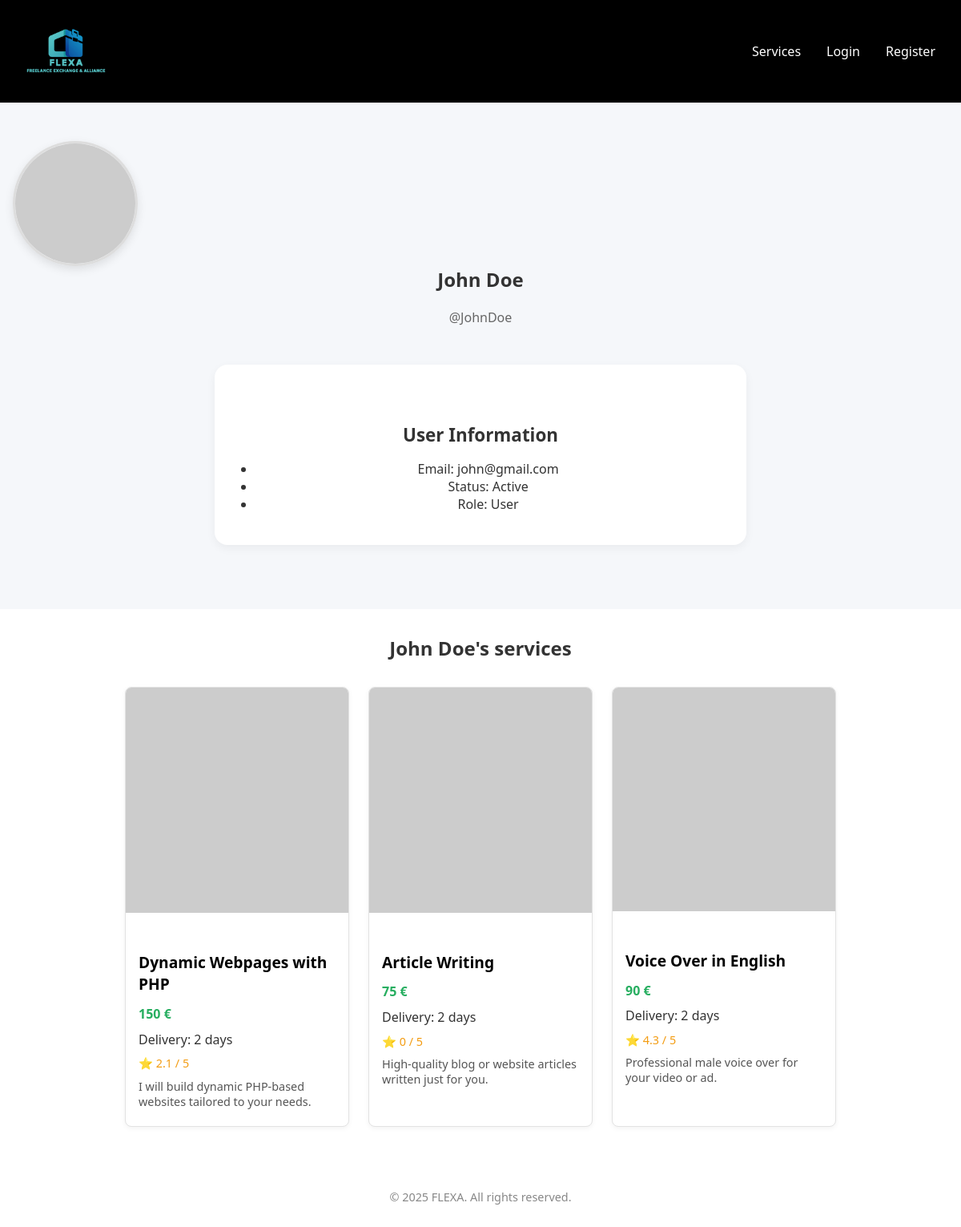
Page /pages/user.php?id=2 on the committed database.
### tables this page shows
CREATE TABLE User
(
    userId            INTEGER,
    name              NVARCHAR(255),
    username          VARCHAR(255),
    email             VARCHAR(255),
    password          VARCHAR(255),
    isAdmin           BOOLEAN     DEFAULT 0,
    profilePictureURL VARCHAR(1023),
    status            VARCHAR(15) DEFAULT 'inactive',

    CONSTRAINT User_PK PRIMARY KEY (userId),
    CONSTRAINT User_email_unique UNIQUE (email),
    CONSTRAINT User_username_unique UNIQUE (username),
    CONSTRAINT User_name_NN CHECK (name IS NOT NULL),
    CONSTRAINT User_username_NN CHECK (username IS NOT NULL),
    CONSTRAINT User_email_NN CHECK (email IS NOT NULL),
    CONSTRAINT User_password_NN CHECK (password IS NOT NULL),
    CONSTRAINT User_isAdmin_NN CHECK (isAdmin IS NOT NULL),
    CONSTRAINT User_status_NN CHECK (status IS NOT NULL),
    CONSTRAINT User_isAdmin_CK CHECK (isAdmin IN (0, 1)),
    CONSTRAINT User_status_CK CHECK (status IN ('active', 'inactive'))
);

CREATE TABLE Service
(
    serviceId    INTEGER,
    freelancerId INTEGER,
    categoryId   INTEGER,
    title        VARCHAR(255),
    price        DECIMAL(10, 2),
    deliveryTime INTEGER,
    description  TEXT,
    about        TEXT,
    status       VARCHAR(15),
    rating       DECIMAL(2, 1) DEFAULT 0,

    CONSTRAINT Service_PK PRIMARY KEY (serviceId),
    CONSTRAINT Service_freelancerId_NN CHECK (freelancerId IS NOT NULL),
    CONSTRAINT Service_title_NN CHECK (title IS NOT NULL),
    CONSTRAINT Service_price_NN CHECK (price IS NOT NULL),
    CONSTRAINT Service_deliveryTime_NN CHECK (deliveryTime IS NOT NULL),
    CONSTRAINT Service_description_NN CHECK (description IS NOT NULL),
    CONSTRAINT Service_status_NN CHECK (status IS NOT NULL),
    CONSTRAINT Service_rating_NN CHECK (rating IS NOT NULL),
    CONSTRAINT Service_freelancer_FK FOREIGN KEY (freelancerId) REFERENCES User (userId) ON UPDATE CASCADE,
    CONSTRAINT Service_category_FK FOREIGN KEY (categoryId) REFERENCES ServiceCategory (serviceCategoryId) ON DELETE SET NULL ON UPDATE CASCADE,
    CONSTRAINT Service_deliveryTime_check CHECK (deliveryTime > 0),
    CONSTRAINT Service_status_CK CHECK (status IN ('active', 'inactive', 'deleted')),
    CONSTRAINT Service_rating_CK CHECK (rating BETWEEN 0 AND 5)
);

### model/user.class.php (called while the page is built, shortened)
<?php
class User
{
    private string $name;
    private string $username;
    private string $email;
    private bool $isAdmin;
    private string $profilePicture;
    private string $status;
    public function __construct(
        int    $id,
        string $name,
        string $username,
        string $email,
        string $password,
        bool   $isAdmin,
        string $profilePicture,
        string $status
    )
    {
        $this->name = $name;
        $this->username = $username;
        $this->email = $email;
        $this->isAdmin = $isAdmin;
        $this->profilePicture = $profilePicture;
        $this->status = $status;
    }
    public function getName(): string
    {
        return $this->name;
    }
    public function getUsername(): string
    {
        return $this->username;
    }
    public function getEmail(): string
    {
        return $this->email;
    }
    public function isAdmin(): bool
    {
        return $this->isAdmin;
    }
    public function getProfilePicture(): string
    {
        return $this->profilePicture;
    }
    public function getStatus(): string
    {
        return $this->status;
    }
    public static function getUserById(PDO $db, int $id): ?User
    {
        $stmt = $db->prepare("SELECT * FROM User WHERE userId = :id");
        $stmt->bindParam(":id", $id);
        $stmt->execute();
        $data = $stmt->fetch();
        return new User(
            intval($data['userId']),
            $data['name'],
            $data['username'],
            $data['email'],
            $data['password'],
            boolval($data['isAdmin']),
            $data['profilePictureURL'],
            $data['status']
        );
    }
}

### model/service.class.php (called while the page is built, shortened)
<?php
class Service
{
    private int $id;
    private string $title;
    private float $price;
    private int $deliveryTime;
    private string $description;
    private float $rating;
    private array $images;
    public function __construct(
        int    $id,
        int    $freelancerId,
        int    $categoryId,
        string $title,
        float  $price,
        int    $deliveryTime,
        string $description,
        string $about,
        string $status,
        float  $rating,
        array  $images
    )
    {
        $this->id = $id;
        $this->title = $title;
        $this->price = $price;
        $this->deliveryTime = $deliveryTime;
        $this->description = $description;
        $this->rating = $rating;
        $this->images = $images;
    }
    public static function getServicesByUserId(PDO $db, int $user_id): array
    {
        $stmt = $db->prepare("
        SELECT * FROM Service
        WHERE freelancerId = :user_id AND status != 'deleted' ");
        $stmt->bindParam(':user_id', $user_id, PDO::PARAM_INT);
        $stmt->execute();
        $services = [];
        while ($row = $stmt->fetch()) {
            $serviceId = intval($row['serviceId']);
            $imageStmt = $db->prepare('SELECT mediaURL FROM ServiceMedia WHERE serviceId = :serviceId');
            $imageStmt->bindParam(':serviceId', $serviceId, PDO::PARAM_INT);
            $imageStmt->execute();
            $images = $imageStmt->fetchAll(PDO::FETCH_COLUMN);
            $services[] = new Service(
                $serviceId,
                intval($row['freelancerId']),
                isset($row['categoryId']) ? intval($row['categoryId']) : null,
                $row['title'],
                floatval($row['price']),
                intval($row['deliveryTime']),
                $row['description'],
                $row['about'],
                $row['status'],
                floatval($row['rating']),
                $images
            );
        }
        return $services;
    }
    public function getId(): int
    {
        return $this->id;
    }
    public function getTitle(): string
    {
        return $this->title;
    }
    public function getPrice(): float
    {
        return $this->price;
    }
    public function getDeliveryTime(): int
    {
        return $this->deliveryTime;
    }
    public function getDescription(): string
    {
        return $this->description;
    }
    public function getRating(): float
    {
        return $this->rating;
    }
    public function getImages(): array
    {
        return $this->images;
    }
}

### templates/user.tpl.php (the view, shortened to what this page needs)
<?php
require_once(__DIR__ . '/../model/user.class.php');
require_once(__DIR__ . '/../model/service.class.php');
function drawUserProfile(User $user): void
{ ?>
    <section class="section profile-section">
        <div class="profile-header">
            <img src="<?= $user->getProfilePicture() ?>" alt="Profile Picture" class="profile-picture-large">
            <h2><?= $user->getName() ?></h2>
            <p class="profile-username">@<?= $user->getUsername() ?></p>
        </div>
        <div class="container">
            <div class="profile-card">
                <h3 class="card-title">User Information</h3>
                <ul class="profile-info">
                    <li><span>Email:</span> <?= $user->getEmail() ?></li>
                    <li><span>Status:</span> <?= ucfirst($user->getStatus()) ?></li>
                    <li><span>Role:</span> <?= $user->isAdmin() ? 'Admin' : 'User' ?></li>
                </ul>
            </div>
        </div>
    </section>
<?php } ?>
<?php function drawUserServices(User $user, array $services): void
{
?>
<section class="user-services-section">
    <div class="category-container">
        <h3 class="section-category-title"><?= htmlspecialchars($user->getName()) ?>'s services</h3>
        <div class="service-grid">
            <?php foreach ($services as $service): ?>
                <article class="service-display">
                    <div class="service-slider" data-service-id="<?= $service->getId() ?>">
                        <div class="slider-images">
                            <?php foreach ($service->getImages() as $index => $imgURL): ?>
                                <a href="/pages/service_detail.php?id=<?= $service->getId() ?>">
                                    <img src="<?= htmlspecialchars($imgURL) ?>"
                                         alt="Service image <?= $index + 1 ?>"
                                         class="slider-image<?= $index === 0 ? ' active' : '' ?>">
                                </a>
                            <?php endforeach; ?>
                        </div>
                    </div>
                    <div class="service-info">
                        <a href="/pages/service_detail.php?id=<?= $service->getId() ?>">
                            <h3 class="service-title"><?= htmlspecialchars($service->getTitle()) ?></h3>
                        </a>
                        <p class="service-price"><?= htmlspecialchars(strval($service->getPrice())) ?> €</p>
                        <p class="service-delivery">Delivery: <?= htmlspecialchars(strval($service->getDeliveryTime())) ?> days</p>
                        <p class="service-rating">⭐ <?= htmlspecialchars(strval($service->getRating())) ?> / 5</p>
                        <p class="service-description"><?= htmlspecialchars($service->getDescription()) ?></p>
                    </div>
                </article>
            <?php endforeach; ?>
        </div>
    </div>
</section>
<?php } ?>

### css/base.css (style rules this page uses)
body { margin: 0; background: #ffffff; color: #333; font-family: 'Segoe UI', sans-serif; padding: 0; }
a { text-decoration: none; color: inherit; }
.container { max-width: 1200px; margin: 0 auto; padding: 2rem; }
h1, h2, h3, h4, h5, h6 { margin-top: 0; font-weight: bold; }
p { margin-bottom: 1rem; }
img { max-width: 100%; height: auto; display: block; }
ul { padding-left: 1.2rem; }

### css/categories.css (style rules this page uses)
.section { padding: 4rem 2rem; }
.category-container { max-width: 1200px; margin: 0 auto; padding: 0 1rem; }

### css/user.css (style rules this page uses)
.profile-section { padding: 3rem 1rem; background: #f5f7fa; text-align: center; }
.profile-header { text-align: center; margin-bottom: 1rem; }
.profile-picture-large { width: 150px; height: 150px; object-fit: cover; border-radius: 50%; border: 3px solid #ddd; box-shadow: 0 4px 12px rgba(0, 0, 0, 0.1); }
.profile-username { color: #666; font-size: 1rem; margin-top: 0.25rem; }
.profile-card { padding: 2.5rem 2rem 1.5rem; border-radius: 16px; box-shadow: 0 4px 12px rgba(0, 0, 0, 0.05); max-width: 600px; margin: 0 auto; background: white; }
.service-info p { margin: 0.3rem 0; text-align: left; }

### css/service.css (style rules this page uses)
.service-grid { display: flex; gap: 1.5rem; justify-content: center; flex-wrap: wrap; align-items: stretch; }
.user-services-section { text-align: center; margin-top: 1rem; }
.user-services-section .section-category-title { margin-bottom: 2rem; font-size: 1.5rem; text-align: center; }
.user-services-section .service-title { color: #000; text-align: left; margin-bottom: 0.5rem; }
.service-display { background-color: white; border: 1px solid #e2e2e2; border-radius: 8px; overflow: hidden; box-shadow: 0 2px 6px rgba(0, 0, 0, 0.05); transition: transform 0.2s ease; display: flex; flex-direction: column; justify-content: space-between; width: 280px; min-height: 500px; box-sizing: border-box; flex: 0 1 auto; }
.service-info { flex-grow: 1; display: flex; flex-direction: column; padding: 1rem; height: 100%; }
.service-title { font-size: 1.2rem; font-weight: bold; margin-bottom: 0.5rem; color: #000 !important; }
.service-price { color: #27ae60; font-weight: 600; margin-bottom: 0.5rem; }
.service-description { font-size: 0.9rem; color: #555; overflow: hidden; text-overflow: ellipsis; display: -webkit-box; -webkit-line-clamp: 3; -webkit-box-orient: vertical; }
.service-rating { font-size: 0.9rem; color: #f39c12; margin-top: 0.5rem; }
h3 { margin-bottom: 1rem; margin-top: 2rem; font-size: 1.4rem; }

### css/forms.css (style rules this page uses)
.service-grid article.service-display { width: 280px; min-height: 450px; }

### rows in the picture
user: name "John Doe", username "JohnDoe", email "john@gmail.com", status "Active"
service: title "Dynamic Webpages with PHP", price "150", deliveryTime "2", rating "2.1", description "I will build dynamic PHP-based websites tailored to your needs."
service: title "Article Writing", price "75", deliveryTime "2", rating "0", description "High-quality blog or website articles written just for you."
service: title "Voice Over in English", price "90", deliveryTime "2", rating "4.3", description "Professional male voice over for your video or ad."
